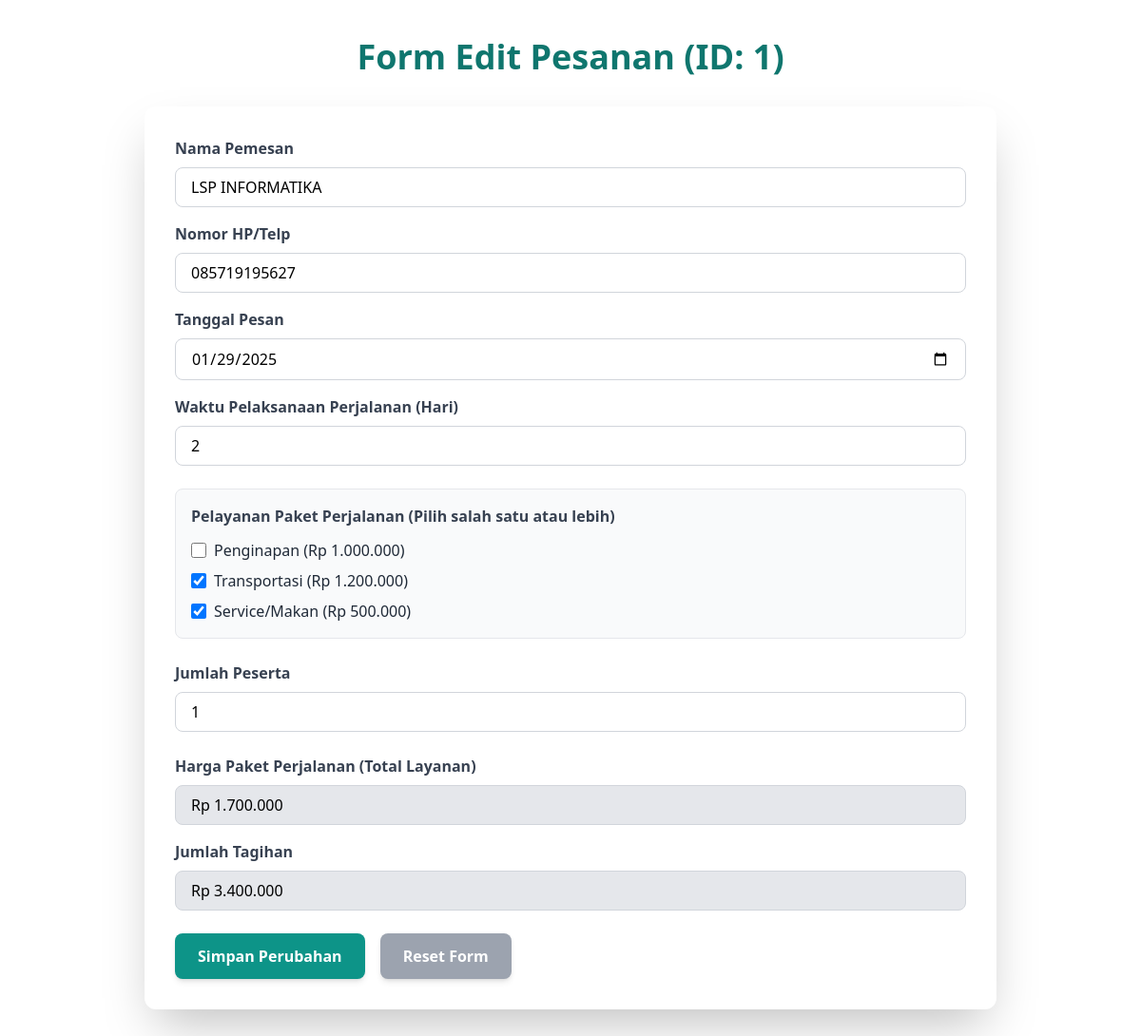
The page /tugas_capstone/edit_pesanan.php?id=1 on the database its author committed.
### tables this page shows
CREATE TABLE pesanan (
     
    id_pesanan INT(11) NOT NULL AUTO_INCREMENT PRIMARY KEY,
    
     
    nama_pemesan VARCHAR(100) NOT NULL,
    nomor_hp VARCHAR(15) NOT NULL,
    
     
    tanggal_pesan DATE NOT NULL,
    waktu_hari INT(3) NOT NULL COMMENT 'Waktu Pelaksanaan Perjalanan (Hari)',
    
     
    penginapan CHAR(1) NOT NULL DEFAULT 'N' COMMENT 'Y=Pilih, N=Tidak Pilih',
    transportasi CHAR(1) NOT NULL DEFAULT 'N' COMMENT 'Y=Pilih, N=Tidak Pilih',
    service_makan CHAR(1) NOT NULL DEFAULT 'N' COMMENT 'Y=Pilih, N=Tidak Pilih (Service/Makan)',
    
    jumlah_peserta INT(5) NOT NULL,
    
     
    harga_paket BIGINT(20) NOT NULL COMMENT 'Total Biaya Layanan yang Dipilih',
    jumlah_tagihan BIGINT(20) NOT NULL COMMENT 'Total Tagihan (Hari x Peserta x Harga Paket)',
    
     
    tanggal_input TIMESTAMP DEFAULT CURRENT_TIMESTAMP
);

### tugas_capstone/edit_pesanan.php (the view, shortened to what this page needs)
<?php
include 'koneksi.php';
$id_pesanan = $_GET['id'];
$query_data = "SELECT * FROM pesanan WHERE id_pesanan = '$id_pesanan'";
$result_data = mysqli_query($koneksi, $query_data);
$data_lama = mysqli_fetch_assoc($result_data);
?>
<!DOCTYPE html>
<html lang="id">
<head>
    <script src="https://cdn.tailwindcss.com"></script>
</head>
<body>
    <section id="pemesanan-form" class="container mx-auto py-10 px-4">
        <h1 class="text-3xl sm:text-4xl font-bold text-teal-700 mb-8 text-center">Form Edit Pesanan (ID: <?= $id_pesanan ?>)</h1>
        <div class="max-w-4xl mx-auto bg-white p-6 sm:p-8 rounded-xl shadow-2xl">
            <form id="formPemesanan" method="POST" action="proses_edit.php" onsubmit="return validateForm()">
                <div class="mb-4">
                    <label for="nama" class="block text-gray-700 font-semibold mb-2">Nama Pemesan</label>
                    <input type="text" id="nama" name="nama_pemesan" class="w-full px-4 py-2 border border-gray-300 rounded-lg focus:ring-teal-500 focus:border-teal-500" required value="<?= htmlspecialchars($data_lama['nama_pemesan']) ?>">
                </div>
                <div class="mb-4">
                    <label for="hp" class="block text-gray-700 font-semibold mb-2">Nomor HP/Telp</label>
                    <input type="tel" id="hp" name="nomor_hp" class="w-full px-4 py-2 border border-gray-300 rounded-lg focus:ring-teal-500 focus:border-teal-500" required value="<?= htmlspecialchars($data_lama['nomor_hp']) ?>">
                </div>
                <div class="mb-4">
                    <label for="tgl_pesan" class="block text-gray-700 font-semibold mb-2">Tanggal Pesan</label>
                    <input type="date" id="tgl_pesan" name="tanggal_pesan" class="w-full px-4 py-2 border border-gray-300 rounded-lg focus:ring-teal-500 focus:border-teal-500" required value="<?= htmlspecialchars($data_lama['tanggal_pesan']) ?>">
                </div>
                <div class="mb-6">
                    <label for="waktu_perjalanan" class="block text-gray-700 font-semibold mb-2">Waktu Pelaksanaan Perjalanan (Hari)</label>
                    <input type="number" id="waktu_perjalanan" name="waktu_hari" min="1" class="w-full px-4 py-2 border border-gray-300 rounded-lg focus:ring-teal-500 focus:border-teal-500" required value="<?= htmlspecialchars($data_lama['waktu_hari']) ?>">
                </div>
                <div class="mb-6 border p-4 rounded-lg bg-gray-50">
                    <p class="block text-gray-700 font-semibold mb-3">Pelayanan Paket Perjalanan (Pilih salah satu atau lebih)</p>
                    <div class="space-y-2">
                        <label class="flex items-center text-gray-800">
                            <input type="checkbox" id="penginapan" name="layanan[]" value="Penginapan" class="w-4 h-4 text-teal-600 border-gray-300 rounded focus:ring-teal-500" data-harga="1000000" <?= ($data_lama['penginapan'] == 'Y') ? 'checked' : '' ?>>
                            <span class="ml-2">Penginapan (Rp 1.000.000)</span>
                        </label>
                        <label class="flex items-center text-gray-800">
                            <input type="checkbox" id="transportasi" name="layanan[]" value="Transportasi" class="w-4 h-4 text-teal-600 border-gray-300 rounded focus:ring-teal-500" data-harga="1200000" <?= ($data_lama['transportasi'] == 'Y') ? 'checked' : '' ?>>
                            <span class="ml-2">Transportasi (Rp 1.200.000)</span>
                        </label>
                        <label class="flex items-center text-gray-800">
                            <input type="checkbox" id="makan" name="layanan[]" value="Service/Makan" class="w-4 h-4 text-teal-600 border-gray-300 rounded focus:ring-teal-500" data-harga="500000" <?= ($data_lama['service_makan'] == 'Y') ? 'checked' : '' ?>>
                            <span class="ml-2">Service/Makan (Rp 500.000)</span>
                        </label>
                    </div>
                </div>
                <div class="mb-6">
                    <label for="jumlah_peserta" class="block text-gray-700 font-semibold mb-2">Jumlah Peserta</label>
                    <input type="number" id="jumlah_peserta" name="jumlah_peserta" min="1" class="w-full px-4 py-2 border border-gray-300 rounded-lg focus:ring-teal-500 focus:border-teal-500" required value="<?= htmlspecialchars($data_lama['jumlah_peserta']) ?>">
                </div>
                <div class="mb-4">
                    <label for="harga_paket" class="block text-gray-700 font-semibold mb-2">Harga Paket Perjalanan (Total Layanan)</label>
                    <input type="text" id="harga_paket" name="harga_paket_display" class="w-full px-4 py-2 bg-gray-200 border border-gray-300 rounded-lg" readonly value="<?= 'Rp ' . number_format($data_lama['harga_paket'], 0, ',', '.') ?>">
                </div>
                <div class="mb-6">
                    <label for="jumlah_tagihan" class="block text-gray-700 font-semibold mb-2">Jumlah Tagihan</label>
                    <input type="text" id="jumlah_tagihan" name="jumlah_tagihan_display" class="w-full px-4 py-2 bg-gray-200 border border-gray-300 rounded-lg" readonly value="<?= 'Rp ' . number_format($data_lama['jumlah_tagihan'], 0, ',', '.') ?>">
                </div>
                <div class="flex flex-col space-y-4 sm:flex-row sm:space-x-4 sm:space-y-0">
                    <button type="submit" class="w-full sm:w-auto bg-teal-600 text-white px-6 py-3 rounded-lg font-semibold hover:bg-teal-700 transition shadow-md">Simpan Perubahan</button>
                    <button type="reset" class="w-full sm:w-auto bg-gray-400 text-white px-6 py-3 rounded-lg font-semibold hover:bg-gray-500 transition shadow-md">Reset Form</button>
                </div>
            </form>
        </div>
    </section>
</body>
</html>

### rows shown on the page
pesanan: nama_pemesan "LSP INFORMATIKA", nomor_hp "085719195627", tanggal_pesan "01/29/2025", waktu_hari "2", transportasi "☑", service_makan "☑", jumlah_peserta "1", harga_paket_display "Rp 1.700.000", jumlah_tagihan_display "Rp 3.400.000"

### other values the page prints
$id_pesanan "1"
